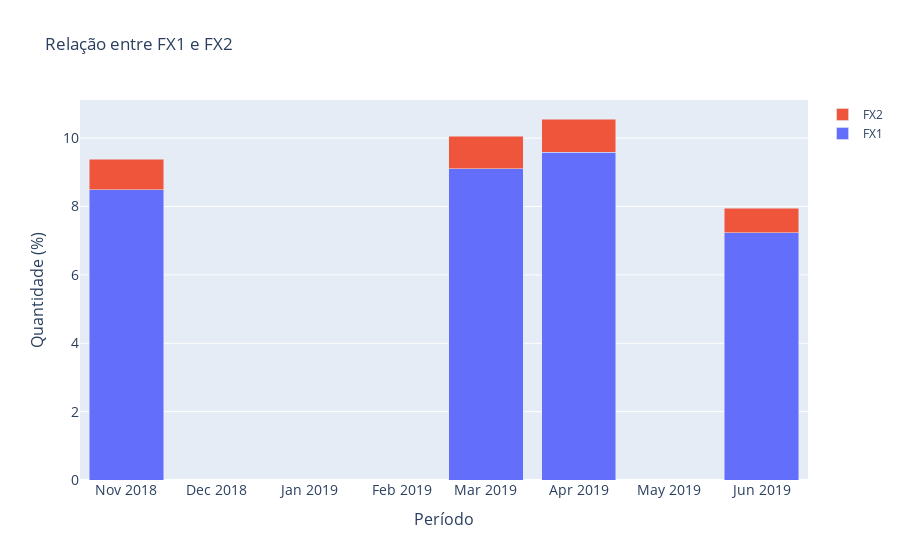

Notebook code for this chart:
### Markdown cell above
## Reposta da questão

### Code cell
X = df_grouped['DT_ACORDO']

fig = go.Figure(data=[
    go.Bar(name='FX1', x=X, y=list(df_grouped['PORCENTAGEM_FX1'].values)),
    go.Bar(name='FX2', x=X, y=df_grouped['PORCENTAGEM_FX2'].values)
])

## customizando
fig.update_layout(
    title_text='Relação entre FX1 e FX2',
    yaxis=dict(
        title='Quantidade (%)',
        titlefont_size=16,
        tickfont_size=14),
    xaxis=dict(
        title='Período',
        titlefont_size=16,
        tickfont_size=14,
    )
)


fig.update_layout(barmode='stack')
fig.show()

### Figure 1 — Plotly figure (JSON) as saved in the notebook; plotly's stock layout.template omitted (floating-point values rounded to 4 significant figures)
{"data": [{"name": "FX1", "type": "bar", "x": ["2018-11", "2019-03", "2019-04", "2019-06"], "y": [8.494, 9.105, 9.594, 7.235]}, {"name": "FX2", "type": "bar", "x": ["2018-11", "2019-03", "2019-04", "2019-06"], "y": [0.8905, 0.9507, 0.9668, 0.7115]}], "layout": {"barmode": "stack", "title": {"text": "Relação entre FX1 e FX2"}, "xaxis": {"tickfont": {"size": 14}, "title": {"font": {"size": 16}, "text": "Período"}}, "yaxis": {"tickfont": {"size": 14}, "title": {"font": {"size": 16}, "text": "Quantidade (%)"}}}}
